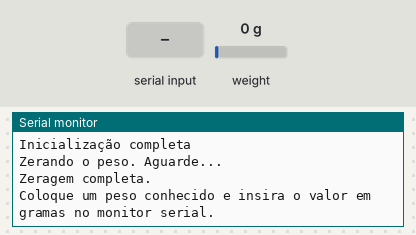
This sketch was run on a simulated Arduino Uno, built with avr-gcc and run on an emulated ATmega328P. Parts: the last lines printed to the serial monitor. The inputs (shaded band) are chosen by the test bench; at power-on: weight on the scale 0 g.

Above: at 3.2 s.
3.3 s: "90,45\n" received over Serial
At 5.11 s:
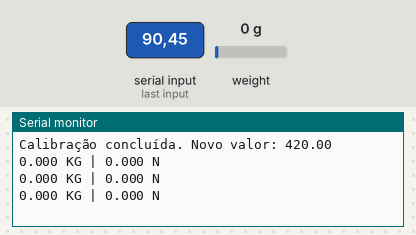
6.4 s: "p90\n" received over Serial
At 6.8 s:
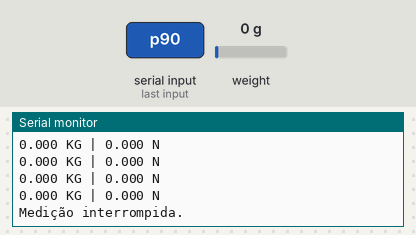

Measured:
- after the input at 3.3 s, the serial monitor: prints a new line after 1.6 s (image 1)
- after the input at 6.4 s, the serial monitor: prints a new line at once (image 2)

The sketch:

CodBancadaDeTesteEstatico.ino
```cpp
#include <HX711_ADC.h>

// Pinos da célula de carga:
const int HX711_dout = 4; // MCU > HX711 dout pin
const int HX711_sck = 5;  // MCU > HX711 sck pin

HX711_ADC LoadCell(HX711_dout, HX711_sck);

const float CONVERSION_FACTOR = 9.81; // Conversão de KG para Newton
long t;
bool stop = false; // Variável para parar o loop

void setup() {
  Serial.begin(57600);
  Serial.println("Calibração da Célula de Carga");

  LoadCell.begin();
  long stabilizingTime = 2000;
  boolean _tare = false;
  LoadCell.start(stabilizingTime, _tare);

  if (LoadCell.getTareTimeoutFlag() || LoadCell.getSignalTimeoutFlag()) {
    Serial.println("Erro de conexão, verifique o circuito");
    while (1); // Pausa infinita em caso de erro
  } else {
    LoadCell.setCalFactor(1.0); // Valor de calibração inicial
    Serial.println("Inicialização completa");
  }

  while (!LoadCell.update());
  tare(); // Executa a tare (zerar) no início
  calibrate(); // Inicia o procedimento de calibração
}

void loop() {
  // Verifica se o comando 'p' foi recebido para parar o loop
  if (stop) {
    return;  // Sai completamente do loop
  }

  static boolean newDataReady = 0;
  const int serialPrintInterval = 100; // Intervalo entre as leituras

  if (LoadCell.update()) newDataReady = true;

  if (newDataReady) {
    if (millis() > t + serialPrintInterval) {
      // Corrigido para ler o valor real da célula de carga
      float massa = LoadCell.getData() / 1000.0; // Convertendo de gramas para quilogramas
      float forca = massa * CONVERSION_FACTOR;

      // Exibir o valor da força em KG e Newtons
      Serial.print(massa, 3);
      Serial.print(" KG | ");
      Serial.print(forca, 3);
      Serial.println(" N");

      newDataReady = 0;
      t = millis();
    }
  }

  // Verifica se o comando para interromper o loop foi enviado
  if (Serial.available() > 0) {
    char inByte = Serial.read();
    if (inByte == 'p') {  // Comando 'p' para parar a medição
      stop = true; // Define a variável para interromper a medição
      Serial.println("Medição interrompida.");
    }
  }
}

void tare() {
  Serial.println("Zerando o peso. Aguarde...");
  LoadCell.tareNoDelay();

  while (LoadCell.getTareStatus() == false) {
    LoadCell.update();
  }

  Serial.println("Zeragem completa.");
}

void calibrate() {
  Serial.println("Coloque um peso conhecido e insira o valor em gramas no monitor serial.");

  float peso_conhecido = 0;
  boolean calibrado = false;

  while (!calibrado) {
    if (Serial.available() > 0) {
      peso_conhecido = Serial.parseFloat();
      if (peso_conhecido != 0) {
        LoadCell.refreshDataSet(); // Atualiza o conjunto de dados
        float novoCalFactor = LoadCell.getNewCalibration(peso_conhecido); // Obtém o novo valor de calibração
        LoadCell.setCalFactor(novoCalFactor); // Define o novo fator de calibração

        Serial.print("Calibração concluída. Novo valor: ");
        Serial.println(novoCalFactor);
        calibrado = true;
      }
    }
  }
}
```
